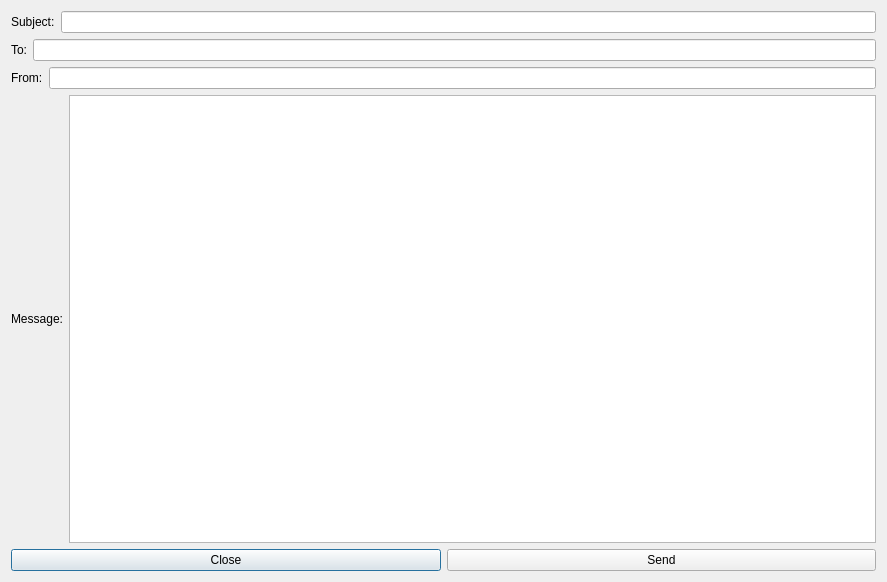
<?xml version="1.0" encoding="UTF-8"?>
<ui version="4.0">
 <class>Dialog</class>
 <widget class="QDialog" name="Dialog">
  <property name="geometry">
   <rect>
    <x>0</x>
    <y>0</y>
    <width>887</width>
    <height>582</height>
   </rect>
  </property>
  <property name="windowTitle">
   <string>Dialog</string>
  </property>
  <layout class="QVBoxLayout" name="verticalLayout">
   <item>
    <layout class="QHBoxLayout" name="horizontalLayout">
     <item>
      <widget class="QLabel" name="label">
       <property name="text">
        <string>Subject:</string>
       </property>
      </widget>
     </item>
     <item>
      <widget class="QLineEdit" name="lineEdit"/>
     </item>
    </layout>
   </item>
   <item>
    <layout class="QHBoxLayout" name="horizontalLayout_2">
     <item>
      <widget class="QLabel" name="label_2">
       <property name="text">
        <string>To:</string>
       </property>
      </widget>
     </item>
     <item>
      <widget class="QLineEdit" name="lineEdit_2"/>
     </item>
    </layout>
   </item>
   <item>
    <layout class="QHBoxLayout" name="horizontalLayout_3">
     <item>
      <widget class="QLabel" name="label_3">
       <property name="text">
        <string>From:</string>
       </property>
      </widget>
     </item>
     <item>
      <widget class="QLineEdit" name="lineEdit_3"/>
     </item>
    </layout>
   </item>
   <item>
    <layout class="QHBoxLayout" name="horizontalLayout_4">
     <item>
      <widget class="QLabel" name="label_4">
       <property name="text">
        <string>Message:</string>
       </property>
      </widget>
     </item>
     <item>
      <widget class="QTextEdit" name="textEdit"/>
     </item>
    </layout>
   </item>
   <item>
    <layout class="QHBoxLayout" name="horizontalLayout_5">
     <item>
      <widget class="QPushButton" name="pushButton">
       <property name="text">
        <string>Close</string>
       </property>
      </widget>
     </item>
     <item>
      <widget class="QPushButton" name="pushButton_2">
       <property name="text">
        <string>Send</string>
       </property>
      </widget>
     </item>
    </layout>
   </item>
  </layout>
 </widget>
 <resources/>
 <connections>
  <connection>
   <sender>pushButton</sender>
   <signal>clicked()</signal>
   <receiver>Dialog</receiver>
   <slot>close()</slot>
   <hints>
    <hint type="sourcelabel">
     <x>286</x>
     <y>564</y>
    </hint>
    <hint type="destinationlabel">
     <x>303</x>
     <y>588</y>
    </hint>
   </hints>
  </connection>
 </connections>
</ui>
